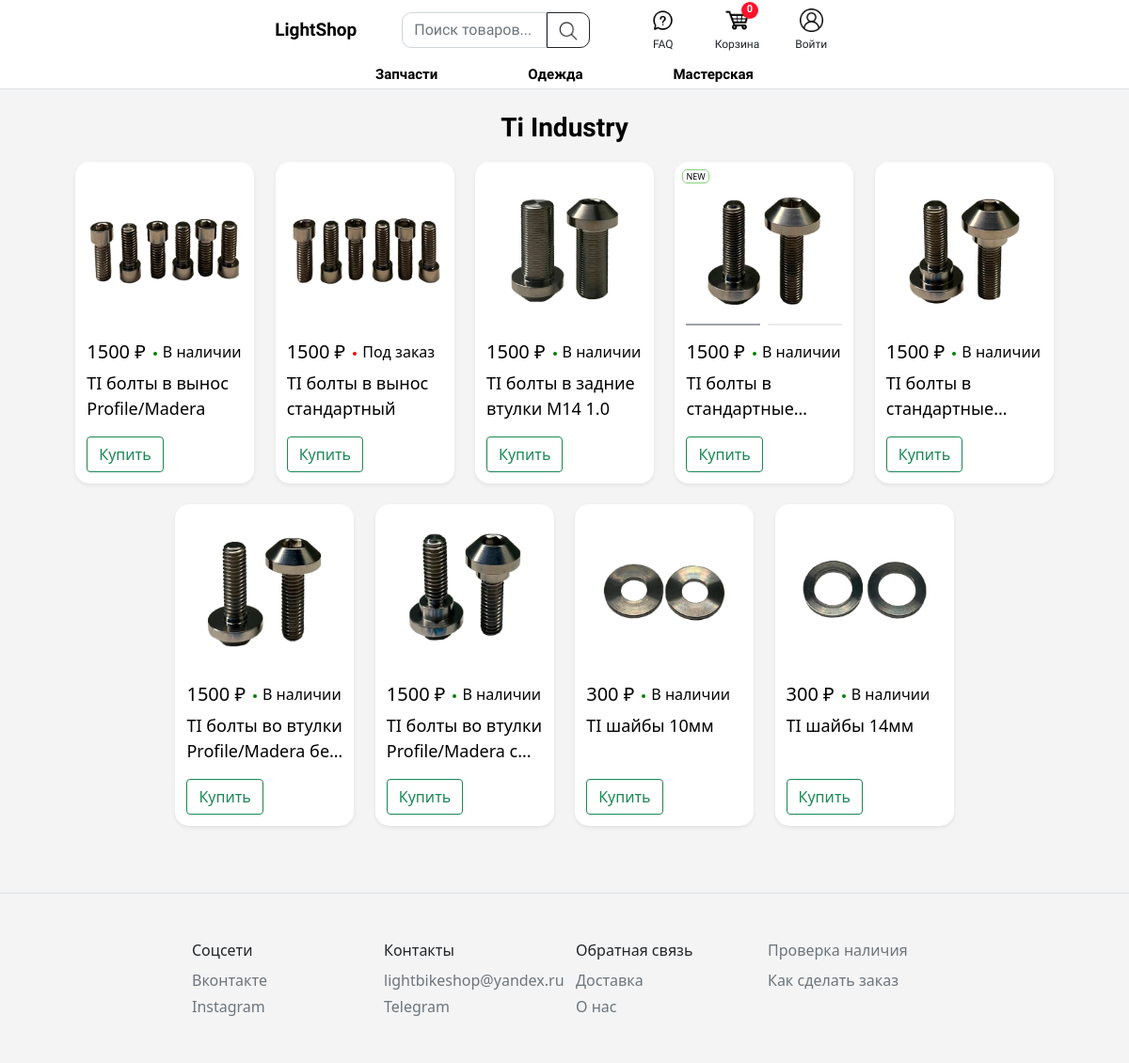
/brands/ti_industry/, run on the app's committed database.
### products/models.py (models this page shows, shortened)
class Brand(models.Model):
	slug = models.SlugField('Название в ссылке', max_length=200, db_index=True, unique=True)
	image = models.ImageField(upload_to='brends/')
	title = models.CharField(max_length=100)
	def __str__(self):
		return self.title

class ProductImage(models.Model):
	product = models.ForeignKey(Product, on_delete=models.CASCADE, related_name='images')
	image = models.ImageField(upload_to='products/', default='images/no-photo.jpg')

class Product(models.Model):
	category = models.ForeignKey(Category, null=True, on_delete=models.PROTECT)
	brand = models.ForeignKey(Brand, null=True, blank=True, on_delete=models.CASCADE)
	name = models.CharField('Название', max_length=200)
	available_andrey = models.BooleanField('Есть в наличии у Андрея', default=True)
	available_damir = models.BooleanField('Есть в наличии у Дамира', default=True)
	price = models.FloatField('Цена')
	count = models.PositiveSmallIntegerField('Количество в наличии', null=True)
	new = models.BooleanField('Новый?', default=True)
	rec = models.BooleanField('Рекоммендуемый?', default=False)
	description = models.TextField('Описание')
	created = models.DateTimeField('Дата создания', auto_now_add=True)
	updated = models.DateTimeField('Дата последнего обновления', auto_now=True)
	slug = models.SlugField('Название в ссылке', max_length=200, db_index=True)
	class Meta:
		ordering = ('name',)
		verbose_name = 'Товар'
		verbose_name_plural = 'Товары'
	def get_absolute_url(self):
		return reverse('products:product_detail', args=[self.category.slug, self.id, self.slug])

### products/views.py (the view)
def product_list(request, category=None, brand=None):
	context = {}
	if category:
		category = get_object_or_404(Category, slug=category)
		products = Product.objects.filter(category=category)
		context = {'category': category}
	if brand:
		brand = get_object_or_404(Brand, slug=brand)
		products = Product.objects.filter(brand=brand)
		context = {'brand': brand}
	if request.method == 'GET' and not(brand) and not(category):
		query = request.GET.get('q')
		products = Product.objects.filter(name__icontains=query)
	if products:
		context['products'] = products
	else:
		notfound = True
		context = {'notfound': notfound}
	return render(request,'products/products_list.html', context)

### main/context_processors.py (called while the page is built)
def navbar(request):
	cartItems = 0
	categories = Category.objects.all()
	if request.user.is_authenticated:
		try:
			cart = Cart.objects.get(user=request.user)
			cartItems = cart.get_cart_total_count()
		except Cart.DoesNotExist:
			cart = Cart.objects.create(user=request.user)
	else:
		if 'cart_id' in request.session:
			cart_id = request.session['cart_id']
			try:
				cart = Cart.objects.get(id=cart_id)
				cartItems = cart.get_cart_total_count()
			except Cart.DoesNotExist:
				pass
		else:
			session = SessionStore()
			session.save()
			cart = Cart.objects.create(session_key=session.session_key)
			request.session['cart_id'] = cart.id
	return {'cartItems': cartItems, 'categories': categories}

### templates/products/products_list.html (shortened to what this page needs)
{% extends 'main/main.html' %}
{% load static %}
{% block content %}
<div class="pt-3 d-flex justify-content-center">
  <div class="d-inline-flex px-3 py-2">
    <h3 class="fw-bold mb-0" style="color: black; font-family: 'Comfortaa', cursive;">{% if category %}{{ category.name }}{% elif brand %}{{ brand }}{% elif notfound %}Ничего не найдено{% else %}Найденные товары{% endif %}</h3>
  </div>
</div>
<div class="container">
	<div class="row justify-content-center">
		{% for product in products %}
      <div class="col-lg-2 col-5 p-2 d-flex flex-column product-card hover-shadow" style="background-color: white; border-radius: 15px;" data-url="{{ product.get_absolute_url }}">
        {% if product.new %}
        <div class="d-flex">
          <span class="product-badges" title="NEW">NEW</span>
        </div>
        {% endif %}
        <div>
            <div class="swiper product-image-swiper">
              <div class="swiper-wrapper">
                {% for image in product.images.all %}
                  <div class="swiper-slide product-image-slide">
                    <div class="product-image">
                      <img src="{{ image.image.url }}">
                    </div>
                  </div>
                {% endfor %}
              </div>
              <div class="swiper-pagination product-image-pagination"></div>
            </div>
          <div class="box-element product px-1 mt-2">
            <div class="d-flex">
              <h5 class="text-start me-2" style="color: rgba(0, 0, 0, 1); ">
              {{ product.price|floatformat:"0" }} ₽
              </h5>
              {% if product.available_andrey or product.available_damir %}
              <span class="d-flex" style="color: black;">
                <i class="dot_in_product_card" style="background-color: green;"></i>
                В наличии
              </span>
              {% else %}
                <span class="d-flex" style="color: black;">
                  <i class="dot_in_product_card" style="background-color: red;"></i>
                  Под заказ
                </span>
              {% endif %}
            </div>
            <p class="card-title product-card-title" style="color: rgba(0, 0, 0, 1); font-size: 18px;">
              {{product.name}}
            </p>
          </div>
        </div>
        <div class='mt-auto p-1 pt-2'>
            <button class="add-to-cart-btn btn btn-outline-success shadow-none" data-product-id="{{ product.id }}"> Купить </button>
          </div>
      </div>
    {% endfor %}
	</div>
</div>
{% endblock content %}

### static/css/main.css (style rules this page uses)
html { height: 100%; }
body { min-height: 100vh; display: flex; flex-direction: column; overflow-y: scroll; background-color: #f4f4f4; }
p { margin: 0px; }
.product-card-title { display: -webkit-box; -webkit-line-clamp: 2; -webkit-box-orient: vertical; overflow: hidden; }
.product-badges { color: black; font-size: 9px; border: 0.1rem solid; border-color: rgb(132, 210, 121); border-radius: 5px; padding-left: 3px; padding-right: 3px; position: absolute; z-index: 9999; }
.product-card { margin: 0.4rem; cursor: pointer; }
.hover-shadow { transition: all 0.3s ease-in-out; border-radius: 15px; background-color: white; box-shadow: 0 .125rem .25rem rgba(0, 0, 0, 0.075); }
.dot_in_product_card { margin-top: 12px; border-radius: 50%; height: 4px; margin-right: 6px; width: 4px; }
.product-image img { display: block; width: 100%; height: 100%; object-fit: cover; border-radius: 15px; }
.product-image-swiper .product-image-pagination { height: 2%; display: flex; justify-content: space-evenly; align-items: center; position: absolute; }
@media screen and (min-width: 480px) { .product-card { margin: 0.6rem; } }
@media screen and (min-width: 601px) { .product-card { margin: 0.7rem; } }
@media screen and (min-width: 768px) { .product-image-swiper .product-image-pagination { height: 100%; } }

### data on the page
Brand: title "Ti Industry"
Product: price "1500", available_andrey True (drawn), name "TI болты в вынос Profile/Madera"
ProductImage: image (picture)
Product: price "1500", available_andrey False (drawn), name "TI болты в вынос стандартный"
ProductImage: image (picture)
Product: price "1500", available_andrey True (drawn), name "TI болты в задние втулки М14 1.0"
ProductImage: image (picture)
Product: new "NEW", price "1500", available_andrey True (drawn), name "TI болты в…"
ProductImage: image (picture)
Product: price "1500", available_andrey True (drawn), name "TI болты в…"
ProductImage: image (picture)
Product: price "1500", available_andrey True (drawn), name "TI болты во втулки Profile/Madera…"
ProductImage: image (picture)
Product: price "1500", available_andrey True (drawn), name "TI болты во втулки Profile/Madera…"
ProductImage: image (picture)
Product: price "300", available_andrey True (drawn), name "TI шайбы 10мм"
ProductImage: image (picture)
Product: price "300", available_andrey True (drawn), name "TI шайбы 14мм"
ProductImage: image (picture)

### other printed values
{{ cartItems }} "0"
